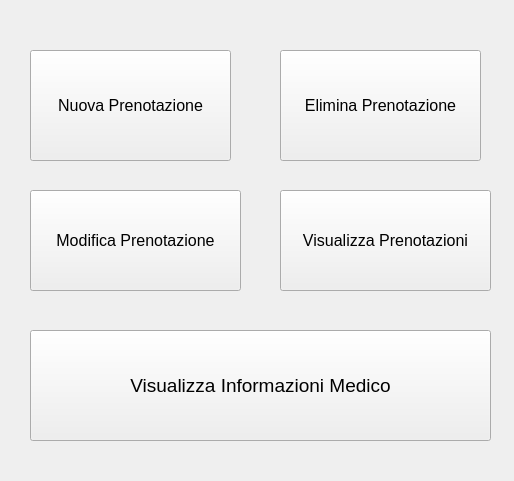
<?xml version="1.0" encoding="UTF-8"?>
<ui version="4.0">
 <class>MenuCliente</class>
 <widget class="QWidget" name="MenuCliente">
  <property name="geometry">
   <rect>
    <x>0</x>
    <y>0</y>
    <width>514</width>
    <height>481</height>
   </rect>
  </property>
  <property name="windowTitle">
   <string>Menu Cliente</string>
  </property>
  <widget class="QPushButton" name="pushButton">
   <property name="geometry">
    <rect>
     <x>30</x>
     <y>50</y>
     <width>201</width>
     <height>111</height>
    </rect>
   </property>
   <property name="font">
    <font>
     <family>MS Shell Dlg 2</family>
     <pointsize>12</pointsize>
    </font>
   </property>
   <property name="text">
    <string>Nuova Prenotazione</string>
   </property>
  </widget>
  <widget class="QPushButton" name="pushButton_2">
   <property name="geometry">
    <rect>
     <x>280</x>
     <y>50</y>
     <width>201</width>
     <height>111</height>
    </rect>
   </property>
   <property name="font">
    <font>
     <pointsize>12</pointsize>
    </font>
   </property>
   <property name="text">
    <string>Elimina Prenotazione</string>
   </property>
  </widget>
  <widget class="QPushButton" name="pushButton_3">
   <property name="geometry">
    <rect>
     <x>30</x>
     <y>190</y>
     <width>211</width>
     <height>101</height>
    </rect>
   </property>
   <property name="font">
    <font>
     <pointsize>12</pointsize>
    </font>
   </property>
   <property name="text">
    <string>Modifica Prenotazione</string>
   </property>
  </widget>
  <widget class="QPushButton" name="pushButton_4">
   <property name="geometry">
    <rect>
     <x>280</x>
     <y>190</y>
     <width>211</width>
     <height>101</height>
    </rect>
   </property>
   <property name="font">
    <font>
     <pointsize>12</pointsize>
    </font>
   </property>
   <property name="text">
    <string>Visualizza Prenotazioni</string>
   </property>
  </widget>
  <widget class="QPushButton" name="pushButton_5">
   <property name="geometry">
    <rect>
     <x>30</x>
     <y>330</y>
     <width>461</width>
     <height>111</height>
    </rect>
   </property>
   <property name="font">
    <font>
     <pointsize>14</pointsize>
    </font>
   </property>
   <property name="text">
    <string>Visualizza Informazioni Medico</string>
   </property>
  </widget>
 </widget>
 <resources/>
 <connections/>
</ui>
